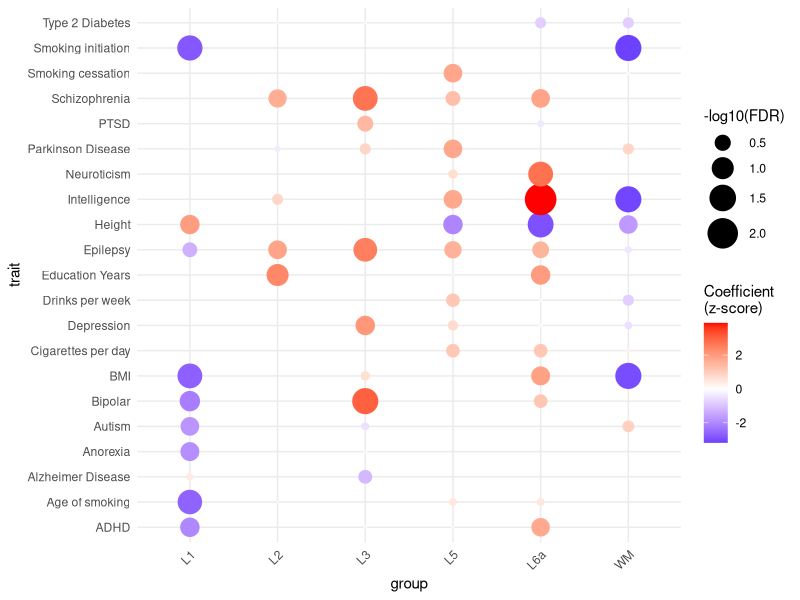
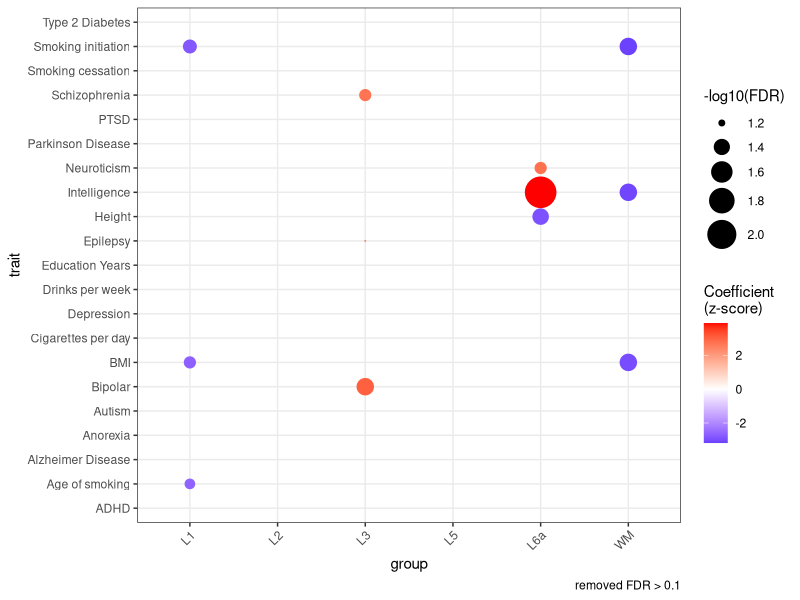

Write the R code that produced these figures, in order.
setwd('/dcs04/lieber/marmaypag/spatialdACC_LIBD4125/spatialdACC/')

library(ggplot2)
library(RColorBrewer)
library(here)

###load LDSC results
ldsc_results <- read.csv(file=here::here('code','17_LDSC',
                         'spatial','ldsc_results.csv'))

##########dotplots#############
###make -log10FDR column
ldsc_results$log10fdr <- -log10(ldsc_results$FDR)

####to make nmf only###
#ldsc_results <- ldsc_results[ldsc_results$cell %in% paste0('nmf',c(1:100)),]

####to remove FDR > 0.05
#ldsc_results<-ldsc_results[ldsc_results$FDR<0.05,]

###plot
pdf(here('plots','17_LDSC','spatial','ldsc_results.pdf'),width=10,height=10)

ggplot(ldsc_results, aes(x = cell, y = trait, size = log10fdr, color = Coefficient_z.score)) +
    geom_point() +
    scale_size_continuous(range = c(0, 10)) + # Set minimum size to zero for the size scale
    scale_color_gradient2(low = 'blue', high = 'red', midpoint = 0,
                          name = "Coefficient\n(z-score)") +
    theme_minimal() +
    theme(axis.text.x = element_text(angle = 45, hjust = 1)) +
    labs(size = "-log10(FDR)",x='group')

ggplot(ldsc_results, aes(x = cell, y = trait, size = ifelse(FDR > 0.1, NA, log10fdr), color = Coefficient_z.score)) +
    geom_point() +
    scale_size_continuous(range = c(0, 10)) + # Set minimum size to zero for the size scale
    scale_color_gradient2(low = 'blue', high = 'red', midpoint = 0,
                          name = "Coefficient\n(z-score)") +
    theme_bw() +
    theme(axis.text.x = element_text(angle = 45, hjust = 1)) +
    labs(size = "-log10(FDR)",x='group',
         caption = "removed FDR > 0.1")

dev.off()
